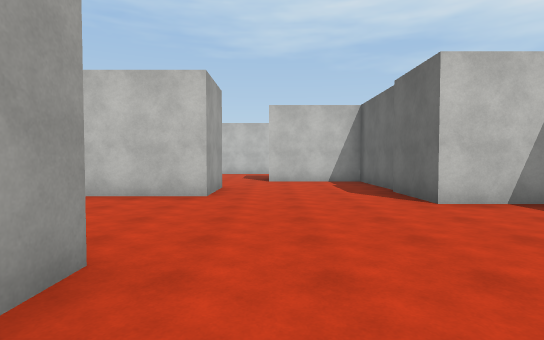
view 1 (above)

20 first-person views from a walk through a scene from a Unity 3-D project. The camera is 1.5 m above the floor, tilts 2° down and sees 80° across. The floor is counted in squares, 2 m on a side. Each view is taken from the middle of a square. On the plan, view 1 faces up. The plan holds only what a view shows up to about 11 squares ahead; the rest is blank. The place goes on beyond the plan. Surface patterns are stand-ins for the level's own textures.

view 2
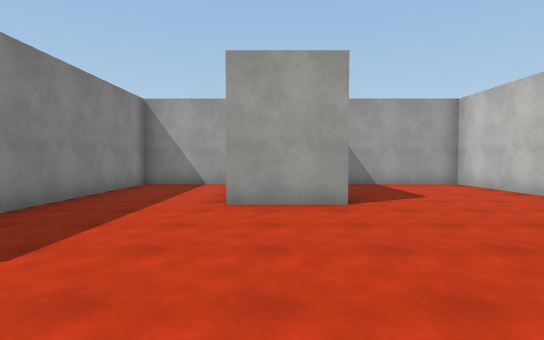

view 3
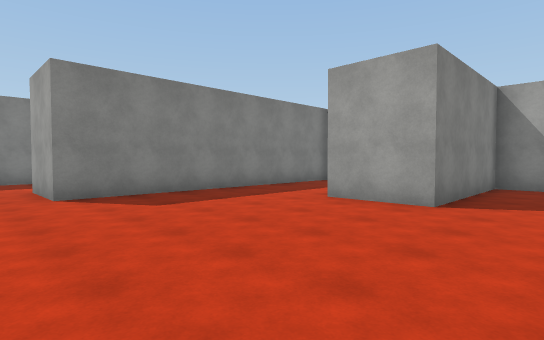

view 4
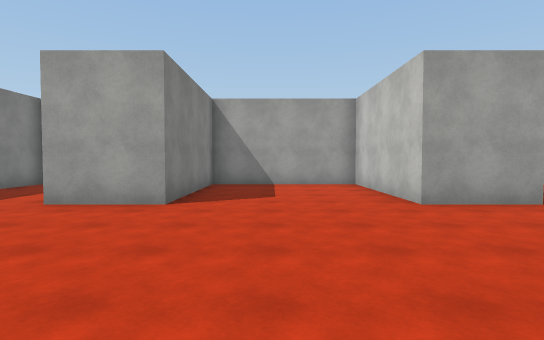

view 5
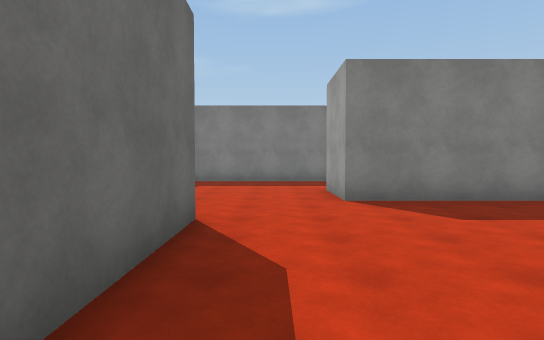

view 6
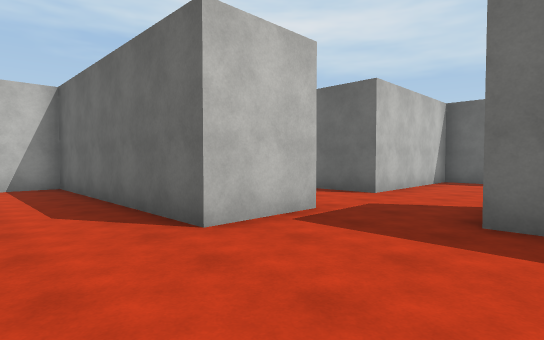

view 7
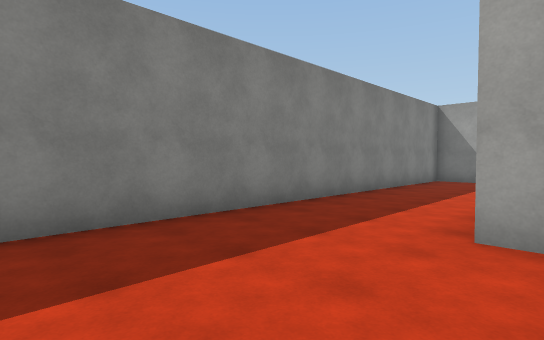

view 8
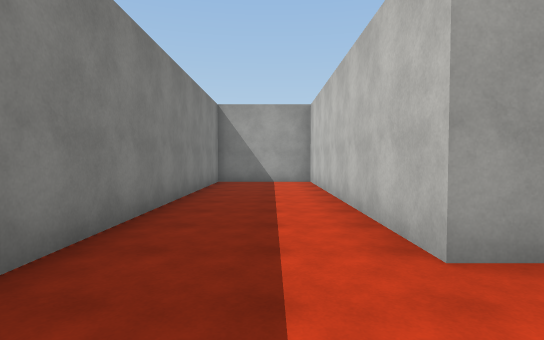

view 9
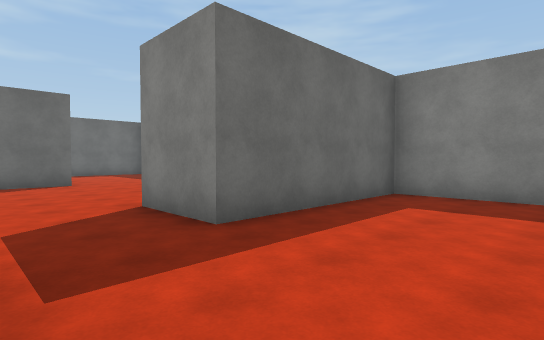

view 10
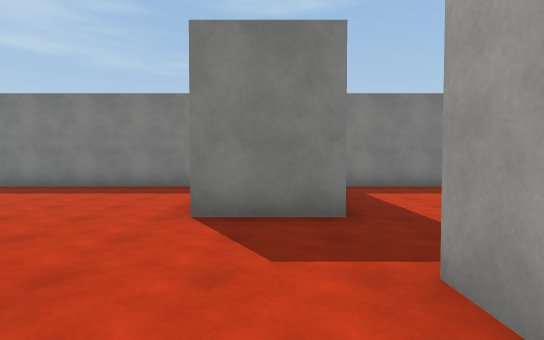

view 11
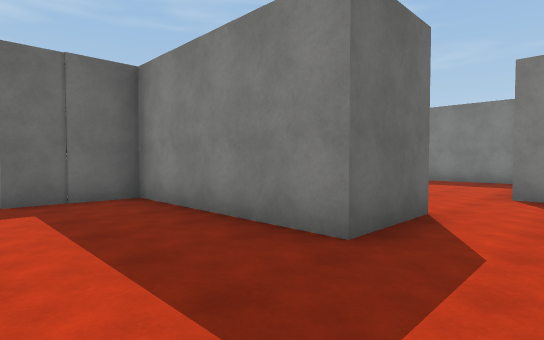

view 12
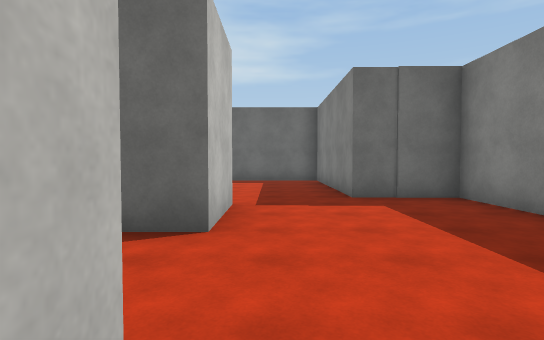

view 13
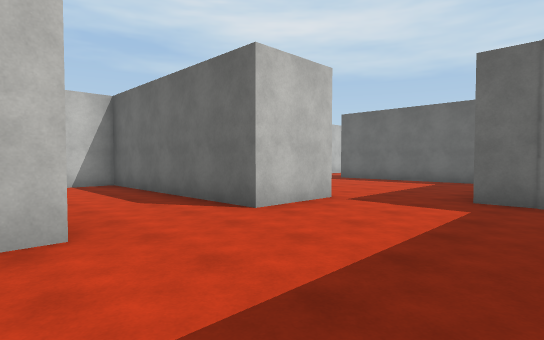

view 14
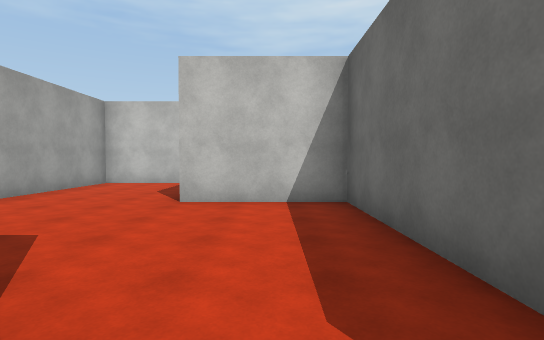

view 15
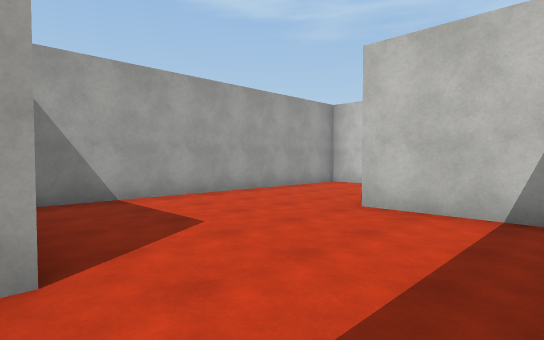

view 16
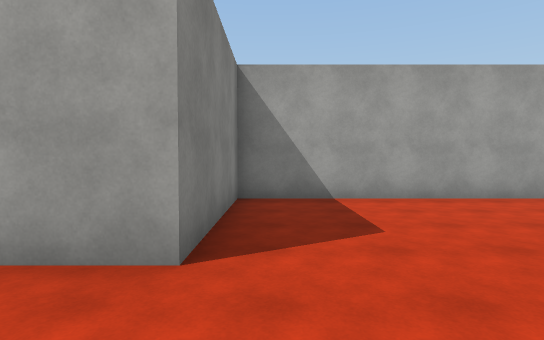

view 17
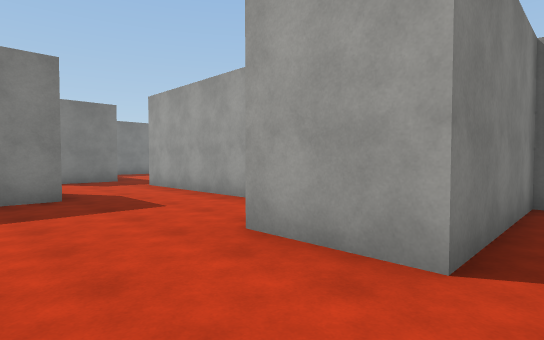

view 18
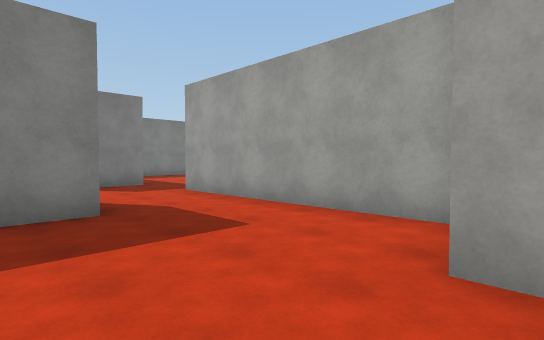

view 19
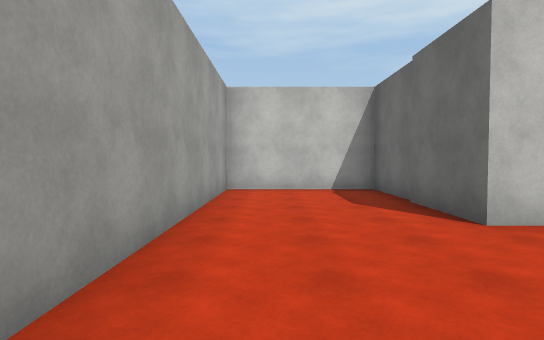

view 20
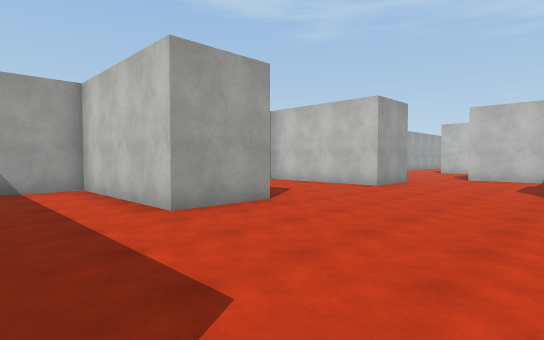

### Floor plan
Points are (right, up) in squares from view 1. A wall is a line through its corners. A room is listed if a view was taken in it or the views show most of it. See-through windows are left out.
Room 1 (views 1, 2, 3, 4, 5, 9, 20)
walls: (-1.3, 7.5) (-1.3, 6.5) (-5.5, 6.5) (-5.5, 2.3) (-1.3, 2.3) (-1.3, 0.3) (-5.5, 0.3) (-5.5, -2.7) (2.7, -2.7); (2.8, 7.8) (2.8, 10.7) (-0.1, 10.7); (4.9, -1) (4.9, 5.3) (2.8, 5.3) (2.8, 7.4)
ways out: opening at (3.3, -2) to room 2; opening at (-1, 9)
Room 2 (views 6, 7, 8)
walls: (2.7, -2.7) (2.7, -4.7) (-5.5, -4.7) (-5.5, -7.7) (7, -7.7) (7, -3.1); (6.9, -1) (4.9, -1)
ways out: opening at (3.3, -2) to room 1; opening at (7, -2.5)
Room 3 (views 10, 11, 12, 13, 14, 15, 16, 17, 18, 19)
walls: (6.9, 4.9) (6.9, -1); (13.4, 5.6) (11.3, 5.6) (11.3, 11.6) (8.4, 11.6) (8.4, 16) (4.9, 16) (4.9, 7.4) (8.7, 7.4) (8.7, 5.3) (8.2, 5.3); (9.6, -0.6) (9.6, 1.4) (14.2, 1.4) (14.2, 3.4)
ways out: opening at (8.5, 0.5); opening at (14.5, 4.5)

Where each view was taken, in squares from view 1:
view 1: 0 up, 0 right, facing up
view 2: 1 up, 4 right, facing left
view 3: 4 up, 4 right, facing down-left
view 4: 4 up, 4 right, facing left
view 5: 3 up, 4 right, facing down
view 6: 4 down, 3 right, facing up-right
view 7: 4 down, 6 right, facing down-left
view 8: 6 down, 5 right, facing left
view 9: 1 down, 4 right, facing down-right
view 10: 1 up, 8 right, facing down
view 11: 4 up, 8 right, facing down-right
view 12: 5 up, 8 right, facing right
view 13: 2 up, 8 right, facing up-right
view 14: 6 up, 10 right, facing up
view 15: 7 up, 11 right, facing up-left
view 16: 8 up, 11 right, facing left
view 17: 8 up, 11 right, facing down-left
view 18: 6 up, 11 right, facing down-left
view 19: 8 up, 6 right, facing up
view 20: 2 down, 3 right, facing up-left
